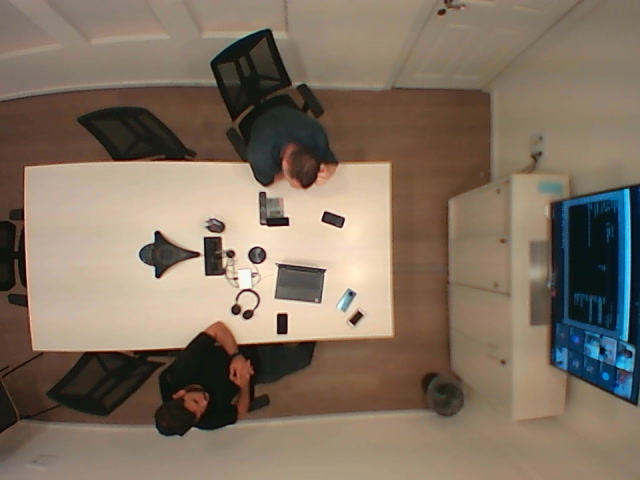
#> input picture coordinates_projection/data/Cam2_H256_atiryeda_mr_0101_2.png, 640 x 480 px
$ jupyter execute --allow-errors undistort_and_projection.ipynb
#> lines starting #> are read from the running program, lines starting #| are printed output that depends on the picture
[cell 1]
import sys
import json

import numpy as np
import cv2
import matplotlib.pyplot as plt
from matplotlib.patches import Rectangle, Polygon

sys.path.append("../../PG_PyTraining")
from common.pg.pg_geometry import PgCamera

#> (a cell that did not finish here is left out)

[cell 3]
img = cv2.cvtColor(cv2.imread("data/Cam2_H256_atiryeda_mr_0101_2.png"), cv2.COLOR_BGR2RGB)
#> (the rest of this cell did not finish here and is left out)

[cell 4]
img = cv2.cvtColor(cv2.imread("data/Cam2_H256_Menivim_cs_3.png"), cv2.COLOR_BGR2RGB)
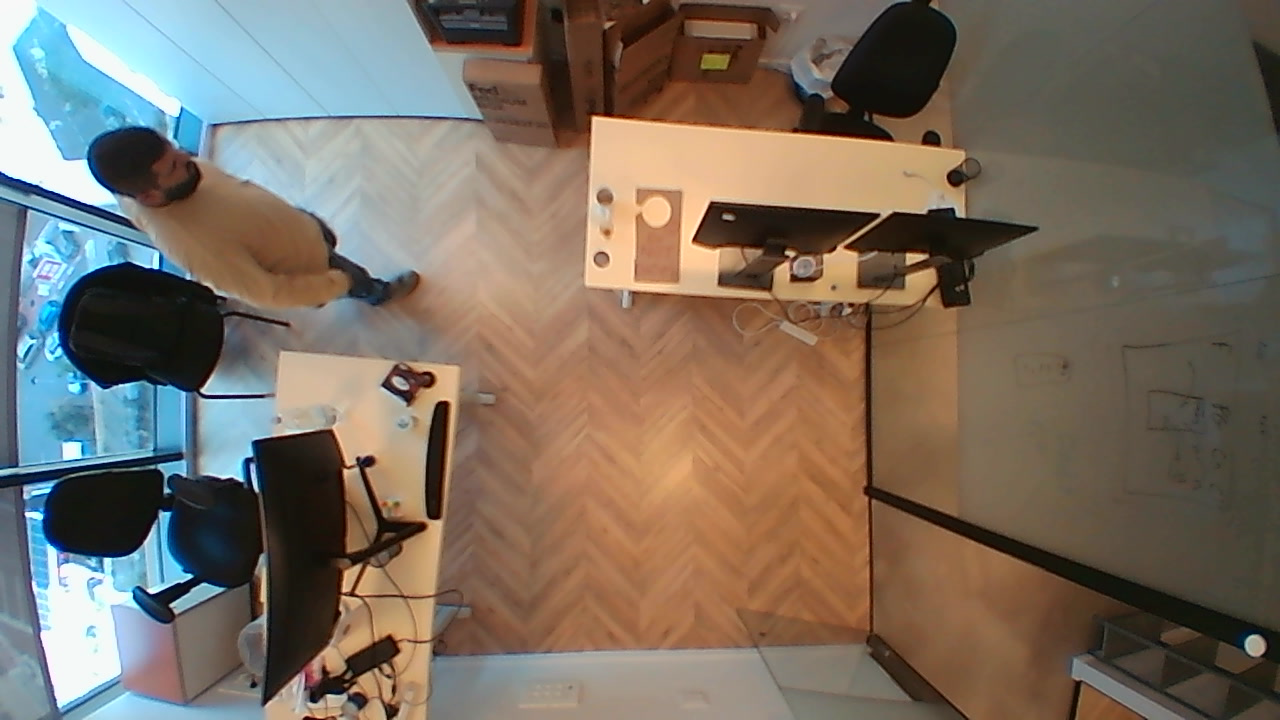
#> input picture coordinates_projection/data/Cam2_H256_Menivim_cs_3.png, 1280 x 720 px
#> img: shape (720, 1280, 3)
#> (the rest of this cell did not finish here and is left out)

#> (a cell that did not finish here is left out)

[cell 6]
shapes = []
#> (the rest of this cell did not finish here and is left out)

#> (a cell that did not finish here is left out)

[cell 8]
shapes = []
#> (the rest of this cell did not finish here and is left out)

[cell 9]
mask = np.zeros((720, 1280, 3), dtype=np.uint8) + 255
shapes = []
#> (the rest of this cell did not finish here and is left out)

#> (a cell that did not finish here is left out)

#> (a cell that did not finish here is left out)

[cell 12]
def rectangle_to_polygon(rectangle, n):
    # Extract coordinates of top-left and bottom-right corners
    top_left = rectangle[0]
    bottom_right = rectangle[1]

    # Calculate coordinates of other corners
    top_right = np.array([top_left[0], bottom_right[1]])
    bottom_left = np.array([bottom_right[0], top_left[1]])

    # Generate points along each side
    top_side = np.linspace(top_left, top_right, n, endpoint=False)
    right_side = np.linspace(top_right, bottom_right, n, endpoint=False)
    bottom_side = np.linspace(bottom_right, bottom_left, n, endpoint=False)
    left_side = np.linspace(bottom_left, top_left, n, endpoint=False)

    # Combine points to form the polygon
    polygon = np.concatenate([top_side, right_side, bottom_side, left_side])

    return polygon

[cell 13]
shapes = []
#> (the rest of this cell did not finish here and is left out)

#> (a cell that did not finish here is left out)

[cell 15]
img = cv2.cvtColor(cv2.imread("data/Cam3_H242_discount_1.png"), cv2.COLOR_BGR2RGB)
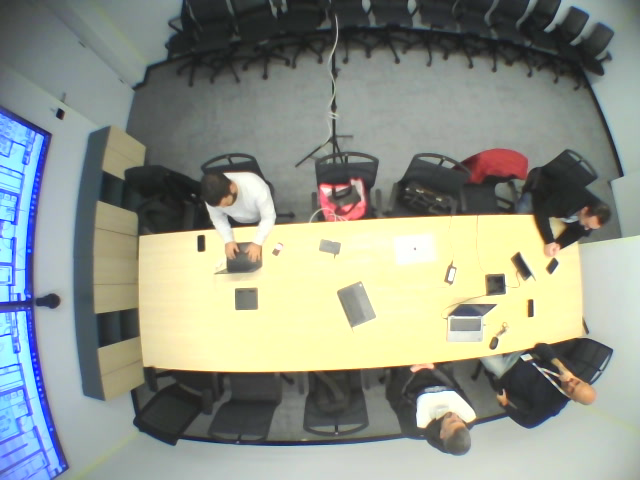
#> input picture coordinates_projection/data/Cam3_H242_discount_1.png, 640 x 480 px
#> img: shape (480, 640, 3)
#> (the rest of this cell did not finish here and is left out)
